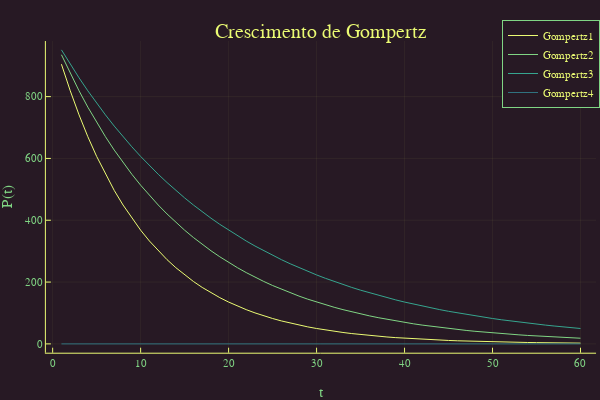

Write notebook code for a chart like this one.
### Code cell
plot(N1,title="Crescimento de Gompertz",xlabel="t", ylabel="P(t)", label="Gompertz1")
plot!(N2,title="Crescimento de Gompertz",xlabel="t", ylabel="P(t)", label="Gompertz2")
plot!(N3,title="Crescimento de Gompertz",xlabel="t", ylabel="P(t)", label="Gompertz3")
plot!(N0,title="Crescimento de Gompertz",xlabel="t", ylabel="P(t)", label="Gompertz4")

### Figure 1 — Plotly figure (JSON) as saved in the notebook; plotly's stock layout.template omitted (floating-point values rounded to 4 significant figures)
{"data": [{"colorbar": {"title": ""}, "legendgroup": "Gompertz1", "line": {"color": "rgba(235, 251, 115, 1.000)", "dash": "solid", "shape": "linear", "width": 1}, "mode": "lines", "name": "Gompertz1", "showlegend": true, "type": "scatter", "x": [1, 2, 3, 4, 5, 6, 7, 8, 9, 10, 11, 12, 13, 14, 15, 16, 17, 18, 19, 20, 21, 22, 23, 24, 25, 26, 27, 28, 29, 30, 31, 32, 33, 34, 35, 36, 37, 38, 39, 40, 41, 42, 43, 44, 45, 46, 47, 48, 49, 50, 51, 52, 53, 54, 55, 56, 57, 58, 59, 60], "xaxis": "x", "y": [904.8, 818.7, 740.8, 670.3, 606.5, 548.8, 496.6, 449.3, 406.6, 367.9, 332.9, 301.2, 272.5, 246.6, 223.1, 201.9, 182.7, 165.3, 149.6, 135.3, 122.5, 110.8, 100.3, 90.72, 82.08, 74.27, 67.21, 60.81, 55.02, 49.79, 45.05, 40.76, 36.88, 33.37, 30.2, 27.32, 24.72, 22.37, 20.24, 18.32, 16.57, 15.0, 13.57, 12.28, 11.11, 10.05, 9.095, 8.23, 7.447, 6.738, 6.097, 5.517, 4.992, 4.517, 4.087, 3.698, 3.346, 3.028, 2.739, 2.479], "yaxis": "y", "zmax": null, "zmin": null}, {"colorbar": {"title": ""}, "legendgroup": "Gompertz2", "line": {"color": "rgba(128, 213, 132, 1.000)", "dash": "solid", "shape": "linear", "width": 1}, "mode": "lines", "name": "Gompertz2", "showlegend": true, "type": "scatter", "x": [1, 2, 3, 4, 5, 6, 7, 8, 9, 10, 11, 12, 13, 14, 15, 16, 17, 18, 19, 20, 21, 22, 23, 24, 25, 26, 27, 28, 29, 30, 31, 32, 33, 34, 35, 36, 37, 38, 39, 40, 41, 42, 43, 44, 45, 46, 47, 48, 49, 50, 51, 52, 53, 54, 55, 56, 57, 58, 59, 60], "xaxis": "x", "y": [935.5, 875.2, 818.7, 765.9, 716.5, 670.3, 627.1, 586.6, 548.8, 513.4, 480.3, 449.3, 420.4, 393.2, 367.9, 344.2, 322.0, 301.2, 281.8, 263.6, 246.6, 230.7, 215.8, 201.9, 188.9, 176.7, 165.3, 154.6, 144.7, 135.3, 126.6, 118.4, 110.8, 103.7, 96.97, 90.72, 84.87, 79.39, 74.27, 69.48, 65.0, 60.81, 56.89, 53.22, 49.79, 46.58, 43.57, 40.76, 38.13, 35.67, 33.37, 31.22, 29.21, 27.32, 25.56, 23.91, 22.37, 20.93, 19.58, 18.32], "yaxis": "y", "zmax": null, "zmin": null}, {"colorbar": {"title": ""}, "legendgroup": "Gompertz3", "line": {"color": "rgba(54, 165, 143, 1.000)", "dash": "solid", "shape": "linear", "width": 1}, "mode": "lines", "name": "Gompertz3", "showlegend": true, "type": "scatter", "x": [1, 2, 3, 4, 5, 6, 7, 8, 9, 10, 11, 12, 13, 14, 15, 16, 17, 18, 19, 20, 21, 22, 23, 24, 25, 26, 27, 28, 29, 30, 31, 32, 33, 34, 35, 36, 37, 38, 39, 40, 41, 42, 43, 44, 45, 46, 47, 48, 49, 50, 51, 52, 53, 54, 55, 56, 57, 58, 59, 60], "xaxis": "x", "y": [951.2, 904.8, 860.7, 818.7, 778.8, 740.8, 704.7, 670.3, 637.6, 606.5, 576.9, 548.8, 522.0, 496.6, 472.4, 449.3, 427.4, 406.6, 386.7, 367.9, 349.9, 332.9, 316.6, 301.2, 286.5, 272.5, 259.2, 246.6, 234.6, 223.1, 212.2, 201.9, 192.0, 182.7, 173.8, 165.3, 157.2, 149.6, 142.3, 135.3, 128.7, 122.5, 116.5, 110.8, 105.4, 100.3, 95.37, 90.72, 86.29, 82.08, 78.08, 74.27, 70.65, 67.21, 63.93, 60.81, 57.84, 55.02, 52.34, 49.79], "yaxis": "y", "zmax": null, "zmin": null}, {"colorbar": {"title": ""}, "legendgroup": "Gompertz4", "line": {"color": "rgba(48, 114, 127, 1.000)", "dash": "solid", "shape": "linear", "width": 1}, "mode": "lines", "name": "Gompertz4", "showlegend": true, "type": "scatter", "x": [1, 2, 3, 4, 5, 6, 7, 8, 9, 10, 11, 12, 13, 14, 15, 16, 17, 18, 19, 20, 21, 22, 23, 24, 25, 26, 27, 28, 29, 30, 31, 32, 33, 34, 35, 36, 37, 38, 39, 40, 41, 42, 43, 44, 45, 46, 47, 48, 49, 50, 51, 52, 53, 54, 55, 56, 57, 58, 59, 60], "xaxis": "x", "y": [0, 0, 0, 0, 0, 0, 0, 0, 0, 0, 0, 0, 0, 0, 0, 0, 0, 0, 0, 0, 0, 0, 0, 0, 0, 0, 0, 0, 0, 0, 0, 0, 0, 0, 0, 0, 0, 0, 0, 0, 0, 0, 0, 0, 0, 0, 0, 0, 0, 0, 0, 0, 0, 0, 0, 0, 0, 0, 0, 0], "yaxis": "y", "zmax": null, "zmin": null}], "layout": {"annotations": [{"font": {"color": "rgba(235, 251, 115, 1.000)", "family": "sans-serif", "size": 20}, "rotation": 0, "showarrow": false, "text": "Crescimento de Gompertz", "x": 0.535, "xanchor": "center", "xref": "paper", "y": 1, "yanchor": "top", "yref": "paper"}], "height": 400, "legend": {"bgcolor": "rgba(39, 25, 36, 1.000)", "bordercolor": "rgba(128, 213, 132, 1.000)", "borderwidth": 1, "font": {"color": "rgba(235, 251, 115, 1.000)", "family": "sans-serif", "size": 11}, "title": {"font": {"color": "rgba(235, 251, 115, 1.000)", "family": "sans-serif", "size": 15}, "text": ""}, "tracegroupgap": 0, "traceorder": "normal", "x": 1, "xanchor": "auto", "y": 1, "yanchor": "auto"}, "margin": {"b": 20, "l": 0, "r": 0, "t": 20}, "paper_bgcolor": "rgba(39, 25, 36, 1.000)", "plot_bgcolor": "rgba(39, 25, 36, 1.000)", "showlegend": true, "width": 600, "xaxis": {"anchor": "y", "domain": [0.07647, 0.9934], "gridcolor": "rgba(235, 251, 115, 0.100)", "gridwidth": 0.5, "linecolor": "rgba(235, 251, 115, 1.000)", "mirror": false, "range": [-0.77, 61.77], "showgrid": true, "showline": true, "showticklabels": true, "tickangle": 0, "tickcolor": "rgb(235, 251, 115)", "tickfont": {"color": "rgba(128, 213, 132, 1.000)", "family": "sans-serif", "size": 11}, "tickmode": "array", "ticks": "inside", "ticktext": ["0", "10", "20", "30", "40", "50", "60"], "tickvals": [0, 10, 20, 30, 40, 50, 60], "title": "t", "titlefont": {"color": "rgba(128, 213, 132, 1.000)", "family": "sans-serif", "size": 15}, "type": "-", "visible": true, "zeroline": false, "zerolinecolor": "rgba(235, 251, 115, 1.000)"}, "yaxis": {"anchor": "x", "domain": [0.07581, 0.9415], "gridcolor": "rgba(235, 251, 115, 0.100)", "gridwidth": 0.5, "linecolor": "rgba(235, 251, 115, 1.000)", "mirror": false, "range": [-28.54, 979.8], "showgrid": true, "showline": true, "showticklabels": true, "tickangle": 0, "tickcolor": "rgb(235, 251, 115)", "tickfont": {"color": "rgba(128, 213, 132, 1.000)", "family": "sans-serif", "size": 11}, "tickmode": "array", "ticks": "inside", "ticktext": ["0", "200", "400", "600", "800"], "tickvals": [0, 200, 400, 600, 800], "title": "P(t)", "titlefont": {"color": "rgba(128, 213, 132, 1.000)", "family": "sans-serif", "size": 15}, "type": "-", "visible": true, "zeroline": false, "zerolinecolor": "rgba(235, 251, 115, 1.000)"}}}
